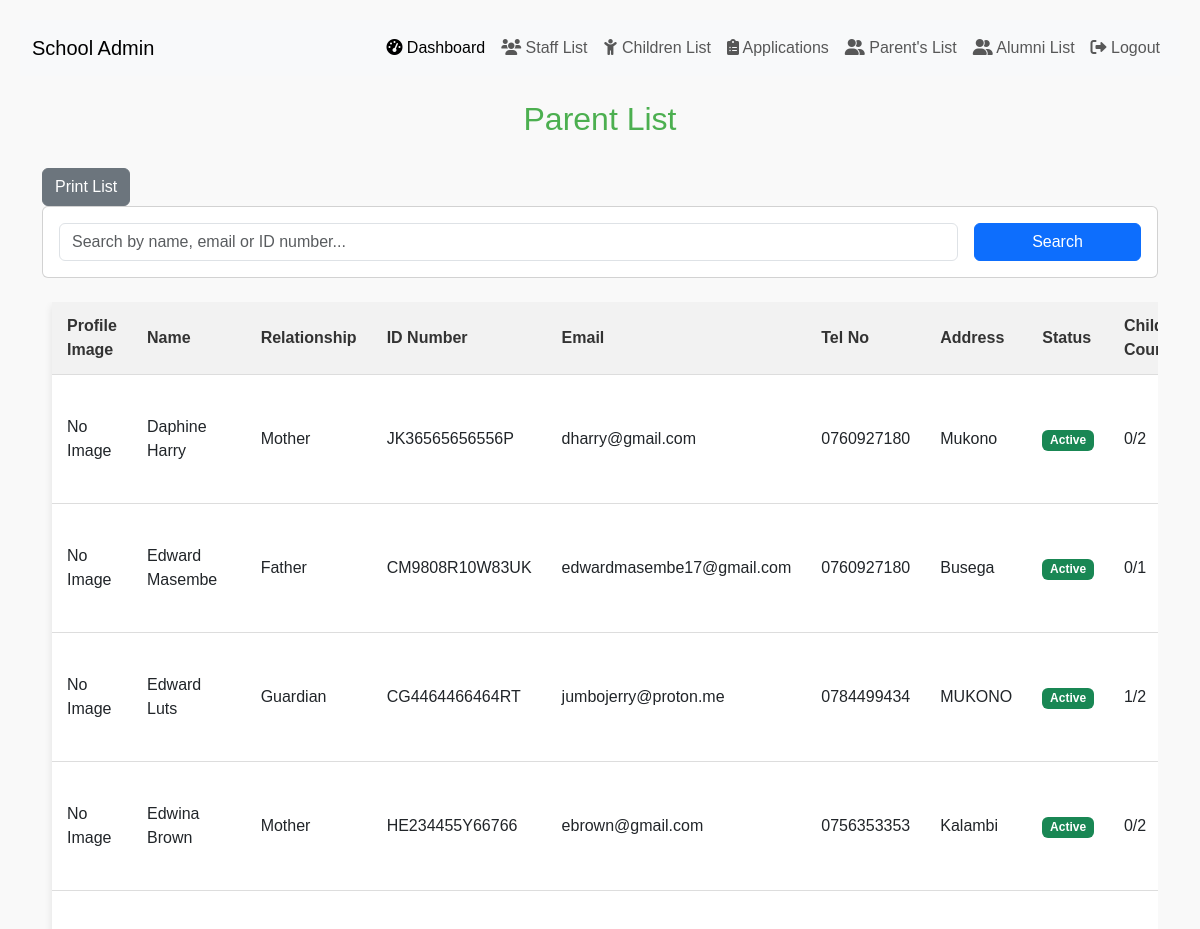
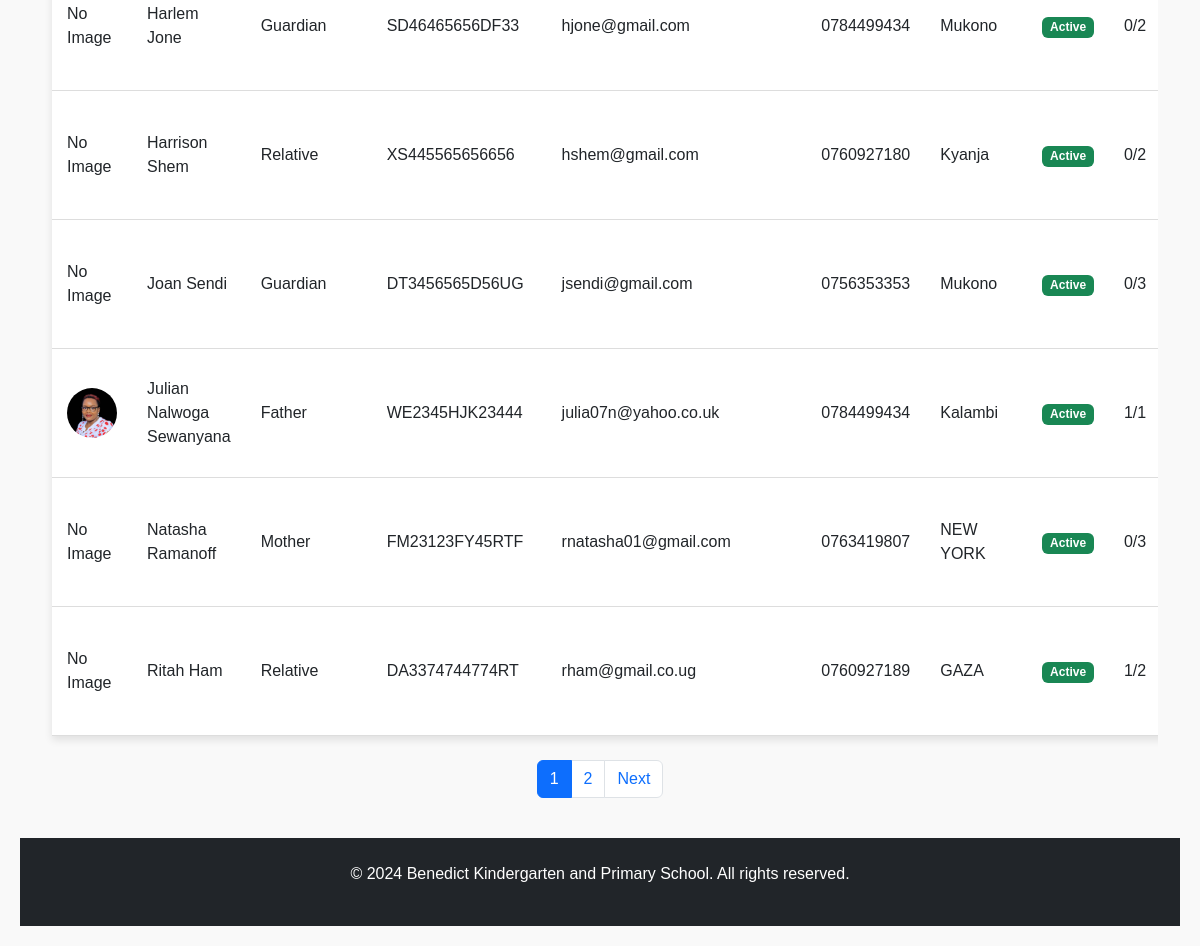
Page /benedict_school/parents/ (signed in) on the committed database (2 pictures, top to bottom).
### benedict_school/models.py (models this page shows, shortened)
class Parent(models.Model):
    first_name = models.CharField(max_length=50, default='')
    last_name = models.CharField(max_length=50, default='')
    RELATIONSHIP_TYPES = [
        ('mother', 'Mother'),
        ('father', 'Father'),
        ('guardian', 'Guardian'),
        ('relative', 'Relative'),
    ]
    relationship_type = models.CharField(
        max_length=20,
        choices=RELATIONSHIP_TYPES,
        default='father'
    )
    sex = models.CharField(
        max_length=10,
        choices=[("male", "Male"), ("female", "Female")],
        default="male"
    )
    ID_number = models.CharField(max_length=14, unique=True, null=False)
    email = models.EmailField(unique=True)
    tel_no = models.CharField(max_length=15, default='')
    address = models.CharField(max_length=100)
    parent_image = models.ImageField(upload_to="parent_images/", null=True, blank=True)
    num_children = models.PositiveIntegerField(default=1)
    STATUS_CHOICES = [
        ('active', 'Active'),
        ('alumni', 'Alumni'),
    ]
    status = models.CharField(
        max_length=20,
        choices=STATUS_CHOICES,
        default='active'
    )
    alumni_date = models.DateField(null=True, blank=True)
    reason_for_leaving = models.TextField(blank=True, null=True)

### benedict_school/views.py (the view, shortened to what this page needs)
# urls.py: path('parents/', views.parent_list, name='parent-list'),
@user_passes_test(is_admin, login_url='/admin-login/')
def parent_list(request):
    parent_list = Parent.objects.all().order_by('first_name')
    search_query = request.GET.get('search', '')
    page = request.GET.get('page', 1)
    paginator = Paginator(parent_list, 10)  # Show 10 parents per page
    try:
        parents = paginator.page(page)
    except PageNotAnInteger:
        parents = paginator.page(1)
    except EmptyPage:
        parents = paginator.page(paginator.num_pages)
    context = {
        'parents': parents,
        'page_obj': parents,  # For compatibility with your template
        'is_paginated': parents.has_other_pages(),
        'search_query': search_query,
    }
    return render(request, 'parent_list.html', context)

### benedict_school/context_processors.py (called while the page is built)
def google_maps_api_key(request):
    return {'GOOGLE_MAPS_API_KEY': getattr(settings, 'GOOGLE_MAPS_API_KEY', '')}

### benedict_school/views.py (called while the page is built)
def is_admin(user):
    return user.is_authenticated and user.is_staff  # Checks if user is admin

### benedict_school/templates/parent_list.html (shortened to what this page needs)
{% extends "admin_base.html" %}
{% load static %}
{% load django_bootstrap5 %}
{% block content %}
<body>
    <h2>Parent List</h2>
    <div>
        <button onclick="window.print()" class="btn btn-secondary me-2 no-print" title="Print List">
             Print List
        </button>
    </div>
    <div class="card mb-4 no-print">
        <div class="card-body">
            <form method="get" class="row g-3">
                <div class="col-md-10">
                    <input type="text"
                           name="search"
                           class="form-control"
                           placeholder="Search by name, email or ID number..."
                           value="{{ request.GET.search|default:'' }}">
                </div>
                <div class="col-md-2">
                    <div class="d-grid gap-2">
                        <button type="submit" class="btn btn-primary">Search</button>
                    </div>
                </div>
            </form>
        </div>
    </div>
    <div class="table-container">
        <table>
            <thead>
                <tr>
                    <th>Profile Image</th>
                    <th>Name</th>
                    <th>Relationship</th>
                    <th>ID Number</th>
                    <th>Email</th>
                    <th>Tel No</th>
                    <th>Address</th>
                    <th>Status</th>
                    <th>Children Count</th>
                </tr>
            </thead>
            <tbody>
                {% for parent in parents %}
                <tr>
                    <td>
                        {% if parent.parent_image %}
                            <img src="{{ parent.parent_image.url }}" alt="{{ parent.first_name }}'s profile image" class="profile-img">
                        {% else %}
                            <span>No Image</span>
                        {% endif %}
                    </td>
                    <td>{{ parent.first_name }} {{ parent.last_name }}</td>
                    <td>{{ parent.get_relationship_type_display }}</td>
                    <td>{{ parent.ID_number }}</td>
                    <td>{{ parent.email }}</td>
                    <td>{{ parent.tel_no}} </td>
                    <td>{{ parent.address }}</td>
                    <td>
                        <span class="badge
                            {% if parent.status == 'active' %}
                                bg-success
                            {% else %}
                                bg-secondary
                            {% endif %}
                        ">
                            {{ parent.status|title }}
                        </span>
                    </td>
                    <td>{{ parent.children.count }}/{{ parent.num_children }}</td>
                </tr>
                {% endfor %}
            </tbody>
        </table>
        {% if is_paginated %}
        <nav class="mt-4 no-print">
            <ul class="pagination justify-content-center">
                {% for num in page_obj.paginator.page_range %}
                <li class="page-item {% if page_obj.number == num %}active{% endif %}">
                    <a class="page-link" href="?page={{ num }}{% if request.GET.urlencode %}&{{ request.GET.urlencode }}{% endif %}">
                        {{ num }}
                    </a>
                </li>
                {% endfor %}
                {% if page_obj.has_next %}
                <li class="page-item">
                    <a class="page-link" href="?page={{ page_obj.next_page_number }}{% if request.GET.search %}&search={{ request.GET.search }}{% endif %}">
                        Next
                    </a>
                </li>
                {% endif %}
            </ul>
        </nav>
        {% endif %}
</body>
{% endblock %}

### benedict_school/templates/parent_list.html (style rules this page uses)
* { margin: 0; padding: 0; box-sizing: border-box; }
body { font-family: Arial, sans-serif; background-color: #f9f9f9; padding: 20px; }
h2 { text-align: center; margin-bottom: 30px; color: #4CAF50; }
.table-container { max-width: 100%; overflow-x: auto; margin: 0 auto; padding: 0 10px; }
table { width: 100%; border-collapse: collapse; background-color: #fff; box-shadow: 0 4px 8px rgba(0, 0, 0, 0.1); }
th, td { padding: 12px 15px; text-align: left; border-bottom: 1px solid #ddd; }
th { background-color: #f2f2f2; color: #333; }
.profile-img { width: 50px; height: 50px; border-radius: 50%; object-fit: cover; }

### rows in the picture
Parent: parent_image "No Image", first_name "Daphine", last_name "Harry", relationship_type "Mother", ID_number "JK36565656556P", email "dharry@gmail.com", tel_no "0760927180", address "Mukono", status "Active", children.count "0", num_children "2"
Parent: parent_image "No Image", first_name "Edward", last_name "Masembe", relationship_type "Father", ID_number "CM9808R10W83UK", email "edwardmasembe17@gmail.com", tel_no "0760927180", address "Busega", status "Active", children.count "0", num_children "1"
Parent: parent_image "No Image", first_name "Edward", last_name "Luts", relationship_type "Guardian", ID_number "CG4464466464RT", email "jumbojerry@proton.me", tel_no "0784499434", address "MUKONO", status "Active", children.count "1", num_children "2"
Parent: parent_image "No Image", first_name "Edwina", last_name "Brown", relationship_type "Mother", ID_number "HE234455Y66766", email "ebrown@gmail.com", tel_no "0756353353", address "Kalambi", status "Active", children.count "0", num_children "2"
Parent: parent_image "No Image", first_name "Harlem", last_name "Jone", relationship_type "Guardian", ID_number "SD46465656DF33", email "hjone@gmail.com", tel_no "0784499434", address "Mukono", status "Active", children.count "0", num_children "2"
Parent: parent_image "No Image", first_name "Harrison", last_name "Shem", relationship_type "Relative", ID_number "XS445565656656", email "hshem@gmail.com", tel_no "0760927180", address "Kyanja", status "Active", children.count "0", num_children "2"
Parent: parent_image "No Image", first_name "Joan", last_name "Sendi", relationship_type "Guardian", ID_number "DT3456565D56UG", email "jsendi@gmail.com", tel_no "0756353353", address "Mukono", status "Active", children.count "0", num_children "3"
Parent: parent_image (picture), first_name "Julian", last_name "Nalwoga Sewanyana", relationship_type "Father", ID_number "WE2345HJK23444", email "julia07n@yahoo.co.uk", tel_no "0784499434", address "Kalambi", status "Active", children.count "1", num_children "1"
Parent: parent_image "No Image", first_name "Natasha", last_name "Ramanoff", relationship_type "Mother", ID_number "FM23123FY45RTF", email "rnatasha01@gmail.com", tel_no "0763419807", address "NEW YORK", status "Active", children.count "0", num_children "3"
Parent: parent_image "No Image", first_name "Ritah", last_name "Ham", relationship_type "Relative", ID_number "DA3374744774RT", email "rham@gmail.co.ug", tel_no "0760927189", address "GAZA", status "Active", children.count "1", num_children "2"

### other values in the picture
{{ num }} "1" "2"
